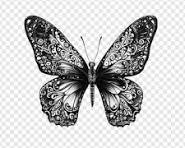
#> input picture Module1/grey.jpeg, 185 x 148 px
$ python colorization.py
#> lines starting #> are read from the running program, lines starting #| are printed output that depends on the picture
import cv2

# Read grayscale image
gray = cv2.imread("grey.jpeg", cv2.IMREAD_GRAYSCALE)
#> gray is the input picture: shape (148, 185); min 0, max 255, mean 197

# Apply color map
color = cv2.applyColorMap(gray, cv2.COLORMAP_JET)
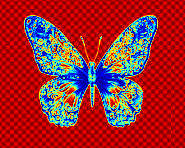
#> color: shape (148, 185, 3); mean B, G, R 47.1, 44, 154

# Display
cv2.imshow("Grayscale Image", gray)
cv2.imshow("Colorized Image", color)

cv2.waitKey(0)
cv2.destroyAllWindows()
